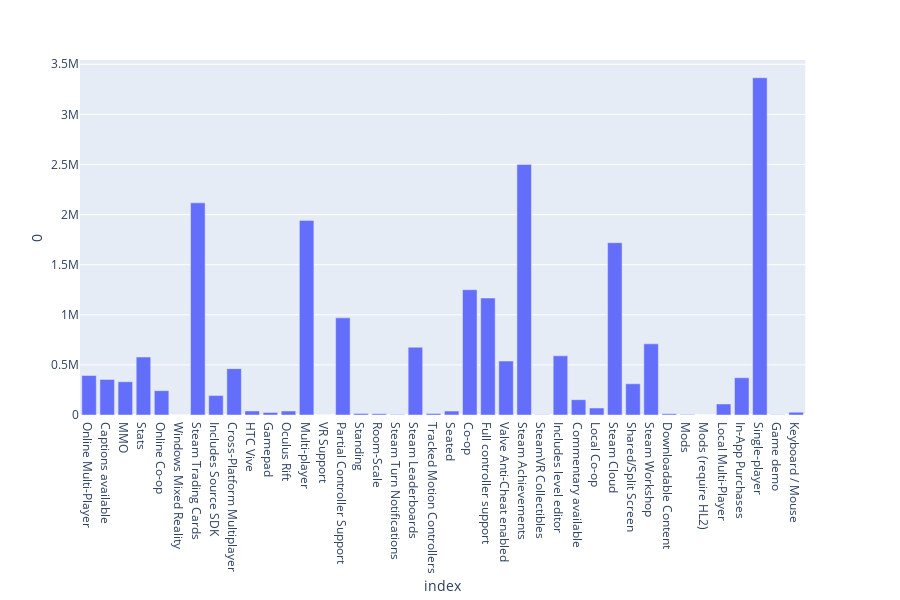

Notebook code cell kept with this figure:
### Markdown cell above
## EDA

### Code cell
fig = px.bar(pd.DataFrame(final_df[categories].sum()).reset_index(),x = 'index',y = 0)
fig.show()

### Figure 1 — Plotly figure (JSON) as saved in the notebook; plotly's stock layout.template omitted (floating-point values rounded to 4 significant figures)
{"data": [{"alignmentgroup": "True", "hoverlabel": {"namelength": 0}, "hovertemplate": "index=%{x}<br>0=%{y}", "legendgroup": "", "marker": {"color": "#636efa"}, "name": "", "offsetgroup": "", "orientation": "v", "showlegend": false, "textposition": "auto", "type": "bar", "x": ["Online Multi-Player", "Captions available", "MMO", "Stats", "Online Co-op", "Windows Mixed Reality", "Steam Trading Cards", "Includes Source SDK", "Cross-Platform Multiplayer", "HTC Vive", "Gamepad", "Oculus Rift", "Multi-player", "VR Support", "Partial Controller Support", "Standing", "Room-Scale", "Steam Turn Notifications", "Steam Leaderboards", "Tracked Motion Controllers", "Seated", "Co-op", "Full controller support", "Valve Anti-Cheat enabled", "Steam Achievements", "SteamVR Collectibles", "Includes level editor", "Commentary available", "Local Co-op", "Steam Cloud", "Shared/Split Screen", "Steam Workshop", "Downloadable Content", "Mods", "Mods (require HL2)", "Local Multi-Player", "In-App Purchases", "Single-player", "Game demo", "Keyboard / Mouse"], "xaxis": "x", "y": [393767, 355084, 331943, 578546, 242919, 1210, 2117204, 193690, 462761, 40714, 26092, 39419, 1942213, 569, 969363, 14332, 12740, 5851, 676521, 15270, 38942, 1250454, 1167501, 538553, 2501088, 1259, 590615, 152856, 69678, 1719574, 311463, 710018, 12306, 4157, 0, 109878, 371551, 3365693, 1427, 28056], "yaxis": "y"}], "layout": {"barmode": "relative", "height": 600, "legend": {"tracegroupgap": 0}, "margin": {"t": 60}, "xaxis": {"anchor": "y", "domain": [0, 0.98], "title": {"text": "index"}}, "yaxis": {"anchor": "x", "domain": [0, 1], "title": {"text": "0"}}}}
